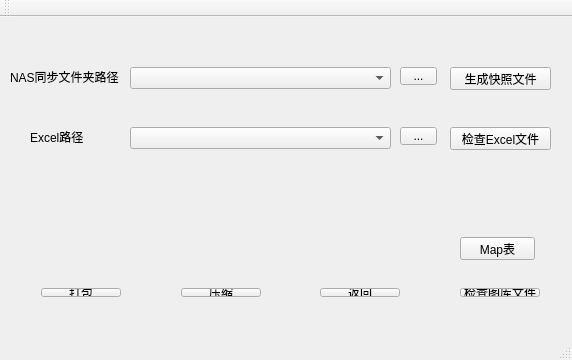
<?xml version="1.0" encoding="UTF-8"?>
<ui version="4.0">
 <class>file</class>
 <widget class="QMainWindow" name="file">
  <property name="geometry">
   <rect>
    <x>0</x>
    <y>0</y>
    <width>572</width>
    <height>360</height>
   </rect>
  </property>
  <property name="windowTitle">
   <string>file</string>
  </property>
  <widget class="QWidget" name="centralWidget">
   <widget class="QLabel" name="label">
    <property name="geometry">
     <rect>
      <x>10</x>
      <y>50</y>
      <width>111</width>
      <height>20</height>
     </rect>
    </property>
    <property name="text">
     <string>NAS同步文件夹路径</string>
    </property>
   </widget>
   <widget class="QComboBox" name="comboBox">
    <property name="geometry">
     <rect>
      <x>130</x>
      <y>50</y>
      <width>261</width>
      <height>22</height>
     </rect>
    </property>
   </widget>
   <widget class="QToolButton" name="finding">
    <property name="geometry">
     <rect>
      <x>400</x>
      <y>50</y>
      <width>37</width>
      <height>18</height>
     </rect>
    </property>
    <property name="text">
     <string>...</string>
    </property>
   </widget>
   <widget class="QPushButton" name="quick">
    <property name="geometry">
     <rect>
      <x>450</x>
      <y>50</y>
      <width>101</width>
      <height>23</height>
     </rect>
    </property>
    <property name="text">
     <string>生成快照文件</string>
    </property>
   </widget>
   <widget class="QPushButton" name="map">
    <property name="geometry">
     <rect>
      <x>460</x>
      <y>220</y>
      <width>75</width>
      <height>23</height>
     </rect>
    </property>
    <property name="text">
     <string>Map表</string>
    </property>
   </widget>
   <widget class="QLabel" name="label_2">
    <property name="geometry">
     <rect>
      <x>30</x>
      <y>110</y>
      <width>54</width>
      <height>20</height>
     </rect>
    </property>
    <property name="text">
     <string>Excel路径</string>
    </property>
   </widget>
   <widget class="QToolButton" name="finding_2">
    <property name="geometry">
     <rect>
      <x>400</x>
      <y>110</y>
      <width>37</width>
      <height>18</height>
     </rect>
    </property>
    <property name="text">
     <string>...</string>
    </property>
   </widget>
   <widget class="QPushButton" name="quick_2">
    <property name="geometry">
     <rect>
      <x>450</x>
      <y>110</y>
      <width>101</width>
      <height>23</height>
     </rect>
    </property>
    <property name="text">
     <string>检查Excel文件</string>
    </property>
   </widget>
   <widget class="QComboBox" name="comboBox_2">
    <property name="geometry">
     <rect>
      <x>130</x>
      <y>110</y>
      <width>261</width>
      <height>22</height>
     </rect>
    </property>
   </widget>
   <widget class="QWidget" name="layoutWidget">
    <property name="geometry">
     <rect>
      <x>30</x>
      <y>260</y>
      <width>521</width>
      <height>31</height>
     </rect>
    </property>
    <layout class="QHBoxLayout" name="horizontalLayout">
     <item>
      <widget class="QPushButton" name="pushButton">
       <property name="text">
        <string>打包</string>
       </property>
      </widget>
     </item>
     <item>
      <spacer name="horizontalSpacer">
       <property name="orientation">
        <enum>Qt::Horizontal</enum>
       </property>
       <property name="sizeHint" stdset="0">
        <size>
         <width>40</width>
         <height>20</height>
        </size>
       </property>
      </spacer>
     </item>
     <item>
      <widget class="QPushButton" name="zip">
       <property name="text">
        <string>压缩</string>
       </property>
      </widget>
     </item>
     <item>
      <spacer name="horizontalSpacer_2">
       <property name="orientation">
        <enum>Qt::Horizontal</enum>
       </property>
       <property name="sizeHint" stdset="0">
        <size>
         <width>40</width>
         <height>20</height>
        </size>
       </property>
      </spacer>
     </item>
     <item>
      <widget class="QPushButton" name="rreturn">
       <property name="text">
        <string>返回</string>
       </property>
      </widget>
     </item>
     <item>
      <spacer name="horizontalSpacer_3">
       <property name="orientation">
        <enum>Qt::Horizontal</enum>
       </property>
       <property name="sizeHint" stdset="0">
        <size>
         <width>40</width>
         <height>20</height>
        </size>
       </property>
      </spacer>
     </item>
     <item>
      <widget class="QPushButton" name="check">
       <property name="text">
        <string>检查图库文件</string>
       </property>
      </widget>
     </item>
    </layout>
   </widget>
  </widget>
  <widget class="QMenuBar" name="menuBar">
   <property name="geometry">
    <rect>
     <x>0</x>
     <y>0</y>
     <width>572</width>
     <height>23</height>
    </rect>
   </property>
  </widget>
  <widget class="QToolBar" name="mainToolBar">
   <attribute name="toolBarArea">
    <enum>TopToolBarArea</enum>
   </attribute>
   <attribute name="toolBarBreak">
    <bool>false</bool>
   </attribute>
  </widget>
  <widget class="QStatusBar" name="statusBar"/>
 </widget>
 <layoutdefault spacing="6" margin="11"/>
 <resources/>
 <connections/>
</ui>
